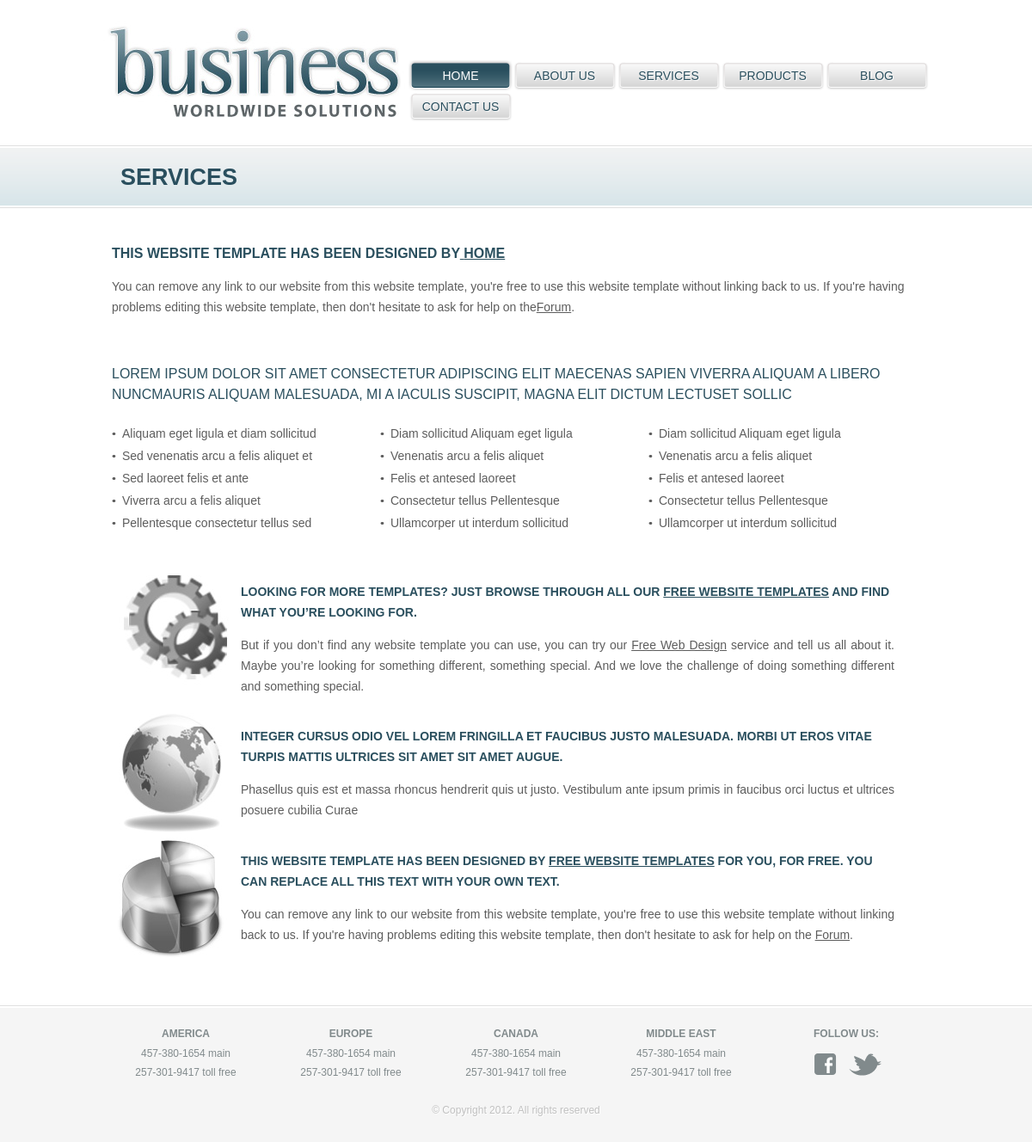
Page /services/ on the committed database.
### service/models.py (models this page shows)
class Service(models.Model):
    s_heading = models.TextField(default='default heading...')
    s_paragraphs = models.TextField(default='default content...')

### service/views.py (the view)
# urls.py: path('services/', service_detail_view , name='services'),
def service_detail_view(request):
    obj = Service.objects.get(id=1)
    context = {
        'object': obj,
    }
    return render(request,'services.html',context)

### templates/services.html (shortened to what this page needs)
{% load static %}
<!DOCTYPE html>
<html>
<head>
<link rel="stylesheet" type="text/css" href="{% static 'style.css' %}" media="all" />
</head>
<body>
  {% include 'nav.html' %}
	<div id="body">
		<div class="services">
			<h1>services</h1>
			<div>
				<h2> {{object.s_heading}}<a href="{% url 'home' %}"> Home</a></h2>
				<p>{{object.s_paragraphs}}<a href="http://www.freewebsitetemplates.com/forum">Forum</a>.</p>
			</div>
			<div>
				<h4>Lorem ipsum dolor sit amet consectetur adipiscing elit maecenas sapien viverra aliquam a libero nuncmauris aliquam malesuada, mi a iaculis suscipit, magna elit dictum lectuset sollic</h4>
				<ul>
					<li>Aliquam eget ligula et diam sollicitud</li>
					<li>Sed venenatis arcu a felis aliquet et</li>
					<li>Sed laoreet felis et ante</li>
					<li>Viverra arcu a felis aliquet</li>
					<li>Pellentesque consectetur tellus sed</li>
				</ul>
				<ul>
					<li>Diam sollicitud Aliquam eget ligula</li>
					<li>Venenatis arcu a felis aliquet</li>
					<li>Felis et antesed laoreet</li>
					<li>Consectetur tellus Pellentesque</li>
					<li>Ullamcorper ut interdum  sollicitud</li>
				</ul>
				<ul>
					<li>Diam sollicitud Aliquam eget ligula</li>
					<li>Venenatis arcu a felis aliquet</li>
					<li>Felis et antesed laoreet</li>
					<li>Consectetur tellus Pellentesque</li>
					<li>Ullamcorper ut interdum  sollicitud</li>
				</ul>
			</div>
			<div>
				<div>
					<img src="{% static 'images/settings.jpg' %}" alt="" />
					<h3>Looking for more templates? Just browse through all our <a href="http://www.freewebsitetemplates.com/">Free Website Templates</a> and find what you’re looking for.</h3>
					<p>But if you don’t find any website template you can use, you can try our <a href="http://www.freewebsitetemplates.com/freewebdesign/">Free Web Design</a> service and tell us all about it. Maybe you’re looking for something different, something special. And we love the challenge of doing something different and something special.</p>
				</div>
				<div>
					<img src="{% static 'images/globe2.jpg' %}" alt="" />
					<h3>Integer cursus odio vel lorem fringilla et faucibus justo malesuada. Morbi ut eros vitae turpis mattis ultrices sit amet sit amet augue. </h3>
					<p> Phasellus quis est et massa rhoncus hendrerit quis ut justo. Vestibulum ante ipsum primis in faucibus orci luctus et ultrices posuere cubilia Curae</p>
				</div>
				<div>
					<img src="{% static 'images/stats.jpg' %}" alt="" />
					<h3>This website template has been designed by <a href="http://www.freewebsitetemplates.com/">Free Website Templates</a> for you, for free. You can replace all this text with your own text.</h3>
					<p>You can remove any link to our website from this website template, you're free to use this website template without linking back to us. If you're having problems editing this website template, then don't hesitate to ask for help on the <a href="http://www.freewebsitetemplates.com/forum">Forum</a>.</p>
				</div>
			</div>
		</div>
	</div>
		<div id="footer">
			<div>
				<div>
					<h3>america</h3>
					<ul>
						<li>457-380-1654 main</li>
						<li>257-301-9417 toll free</li>
					</ul>
				</div>
				<div>
					<h3>europe</h3>
					<ul>
						<li>457-380-1654 main</li>
						<li>257-301-9417 toll free</li>
					</ul>
				</div>
				<div>
					<h3>canada</h3>
					<ul>
						<li>457-380-1654 main</li>
						<li>257-301-9417 toll free</li>
					</ul>
				</div>
				<div>
					<h3>middle east</h3>
					<ul>
						<li>457-380-1654 main</li>
						<li>257-301-9417 toll free</li>
					</ul>
				</div>
				<div>
					<h3>follow us:</h3>
					<a class="facebook" href="http://facebook.com/freewebsitetemplates" target="_blank">facebook</a>
					<a class="twitter" href="http://twitter.com/fwtemplates" target="_blank">twitter</a>
				</div>
			</div>
			<div>
				<p>&copy Copyright 2012. All rights reserved</p>
			</div>
		</div>
	</body>
</html>

### templates/nav.html
{% load static %}
	<div id="header">
			<div id="logo">
				<a href="{% url 'home' %}"><img src="{% static 'images/logo.jpg' %}" alt="" /></a>
			</div>
			<ul>
				<li class="selected"><a href="{% url 'home' %}"><span>home</span></a></li>
				<li><a href="{% url 'about' %}"><span>about us</span></a></li>
				<li><a href="{% url 'services' %}"><span>services</span></a></li>
				<li><a href="{% url 'products' %}"><span>products</span></a></li>
                <li><a href="{% url 'blog' %}"><span>Blog</span></a></li>
				<li><a href="{% url 'contact' %}"><span>contact us</span></a></li>
			</ul>
	</div>

### templates/style.css (style rules this page uses)
body { font-family: Arial, Helvetica, sans-serif; margin:0; padding: 0; }
#header { margin:0 auto; padding: 0; overflow: hidden; width: 960px; }
#header #logo { float: left; height: 144px; width: 355px; }
#header #logo img { border: 0; }
#header ul { float: right; margin: 0; padding: 70px 0 0 0; overflow: hidden; width: 605px; }
#header ul li { list-style-type: none; float: left; margin: 0; padding: 0; width: 121px; }
#header ul li a, #header ul li a span, #header ul li a:hover, #header ul li a:hover span, #header ul li.selected a, #header ul li.selected a span { background: url(images/menu.gif); }
#header ul li a { background-position: 10px 0; color: #2a4f5e; display: block; font-size: 14px; height: 36px; line-height: 36px; margin: 0; padding: 0 0 0 10px; text-align: center; text-decoration: none; text-transform: uppercase; text-shadow: 1px 1px 1px #fff; }
#header ul li a span { background-position: -70px 0; display: block; margin: 0; padding: 0 10px 0 0; }
#header ul li.selected a { background-position: 10px 36px; color: #fff; text-shadow: none; }
#header ul li.selected a span { background-position: -70px -74px; }
#body { background: url(images/bg-content.gif) repeat-x top left; margin: 0; padding: 0; min-width: 960px; }
#body .contact, #body .about, #body .services, #body .blog { margin: 0 auto; padding: 25px 10px 50px 10px; width: 940px; }
#body h1 { color: #2a4f5e; font-size: 27px; font-weight: bold; height: 74px; line-height: 74px; margin: 0; padding: 0; text-indent: 10px; text-transform: uppercase; }
#body .services div { overflow: hidden; margin: 0; padding: 40px 0 0; }
#body .services h2 { color: #2a4f5e; font-size: 16px; font-weight: bold; line-height: 24px; margin: 0; padding: 0; text-transform: uppercase; }
#body .services h2 a { color: #2a4f5e; }
#body .services h3 { color: #2a4f5e; font-size: 14px; font-weight: bold; line-height: 24px; margin: 15px 0 0; padding: 0 30px 0 0; text-transform: uppercase; }
#body .services h3 a { color: #2a4f5e; }
#body .services h4 { color: #2a4f5e; font-size: 16px; font-weight: normal; line-height: 24px; margin: 0; padding: 0; text-transform: uppercase; }
#body .services p { color: #5d5d5d; font-size: 14px; line-height: 24px; }
#body .services p a { color: #5d5d5d; }
#body .services div ul { float: left; margin: 0; padding: 20px 0 0; width: 312px; }
#body .services div ul li { background: url(images/bullets.gif) no-repeat center left; color: #5d5d5d; font-size: 14px; list-style: none; margin: 0; padding: 5px 0 5px 12px; text-align: left; }
#body .services div div { overflow: hidden; margin: 0; padding: 0 0 5px 0; }
#body .services div div img { float: left; padding: 0 10px 0 0; }
#body .services div div p { padding: 0 30px 0 0; text-align: justify; }
#footer { background: #f5f5f5 url(images/bg-footer.gif) repeat-x top left; margin: 0; min-width: 960px; padding: 0; }
#footer div { margin: 0 auto; overflow: hidden; padding: 26px 0 0; width: 960px; }
#footer div div { float: left; margin: 0; padding: 0; text-align: center; width: 192px; }
#footer div div h3 { color: #818a8c; font-size: 12px; font-weight: bold; margin: 0 0 5px 0; padding: 0; text-transform: uppercase; }
#footer div div ul, #footer div div ul li { margin: 0; list-style: none; padding: 0; }
#footer div div ul li { font-size: 12px; line-height: 22px; color: #818a8c; }
#footer div a.facebook, #footer div a.twitter { display: block; float: left; height: 27px; margin: 10px 0 0; text-indent: -99999em; width: 40px; }
#footer div a.facebook, #footer div a.twitter { background: url(images/icons.gif) no-repeat; }
#footer div a.facebook { background-position: 0 0; margin: 10px 0 0 58px; _margin: 10px 0 0 28px; }
#footer div a.twitter { background-position: 0 -37px; }
#footer div p { color: #c1c1c1; font-size: 12px; margin: 0; padding: 0 0 30px 0; text-align: center; text-shadow: 1px 1px 1px #fff; }

### rows in the picture
Service: s_heading "THIS WEBSITE TEMPLATE HAS BEEN DESIGNED BY", s_paragraphs "You can remove any link to our website from this website template, you're free to use this website template without linking back to us. If you're having problems editing this website template, then don't hesitate to ask for help on the"
